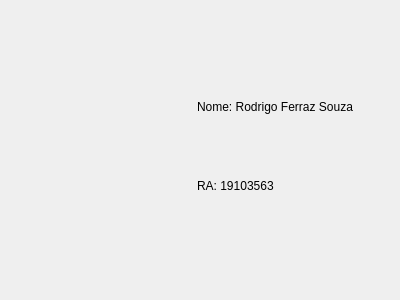
<?xml version="1.0" encoding="UTF-8"?>
<ui version="4.0">
 <class>About</class>
 <widget class="QDialog" name="About">
  <property name="geometry">
   <rect>
    <x>0</x>
    <y>0</y>
    <width>400</width>
    <height>300</height>
   </rect>
  </property>
  <property name="windowTitle">
   <string>Dialog</string>
  </property>
  <widget class="QWidget" name="layoutWidget">
   <property name="geometry">
    <rect>
     <x>30</x>
     <y>70</y>
     <width>327</width>
     <height>152</height>
    </rect>
   </property>
   <property name="minimumSize">
    <size>
     <width>150</width>
     <height>150</height>
    </size>
   </property>
   <layout class="QHBoxLayout" name="horizontalLayout">
    <item>
     <widget class="QLabel" name="imageLabel">
      <property name="minimumSize">
       <size>
        <width>150</width>
        <height>150</height>
       </size>
      </property>
      <property name="text">
       <string/>
      </property>
     </widget>
    </item>
    <item>
     <layout class="QVBoxLayout" name="verticalLayout">
      <item>
       <widget class="QLabel" name="nameLabel">
        <property name="text">
         <string>Nome: Rodrigo Ferraz Souza</string>
        </property>
       </widget>
      </item>
      <item>
       <widget class="QLabel" name="label">
        <property name="text">
         <string>RA: 19103563</string>
        </property>
       </widget>
      </item>
     </layout>
    </item>
   </layout>
  </widget>
 </widget>
 <resources/>
 <connections/>
</ui>
